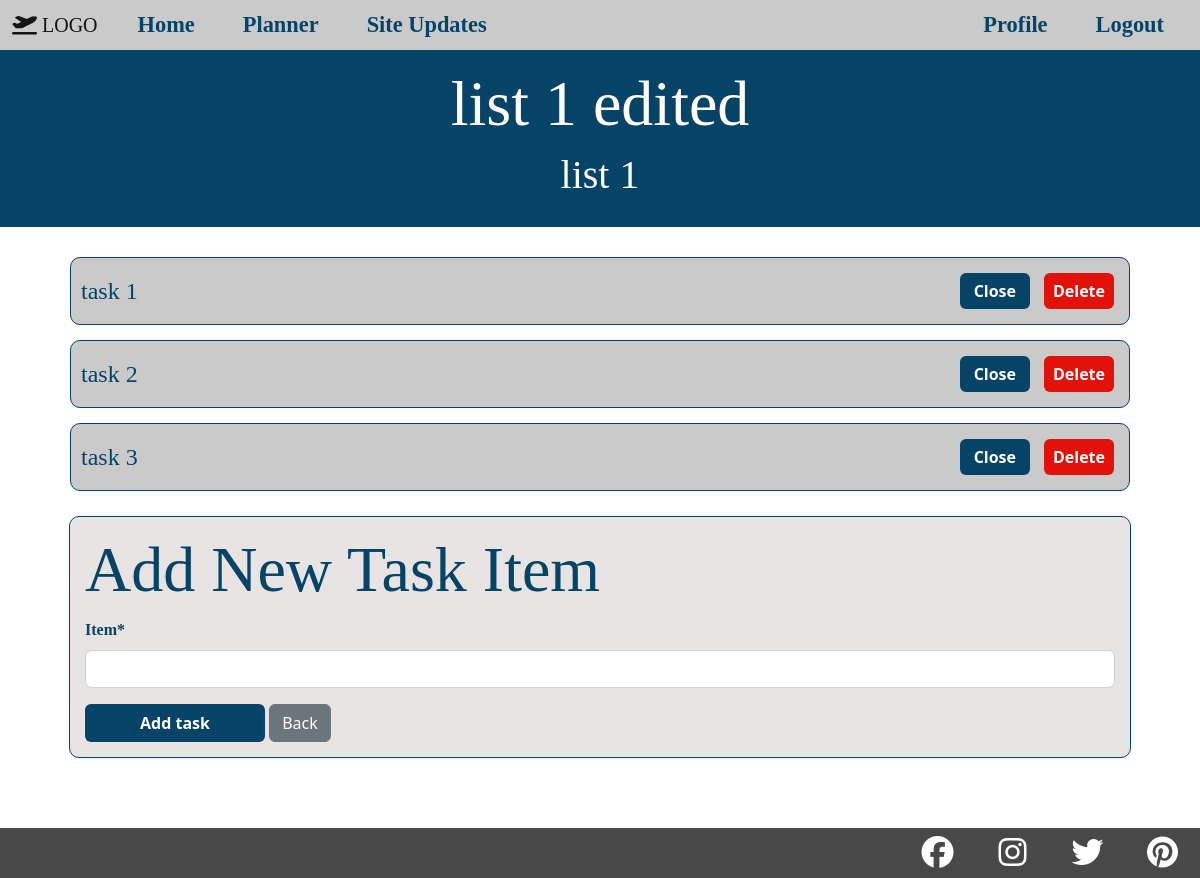
Page /to_do/to_do_items/57 (signed in) on the earlier database version.
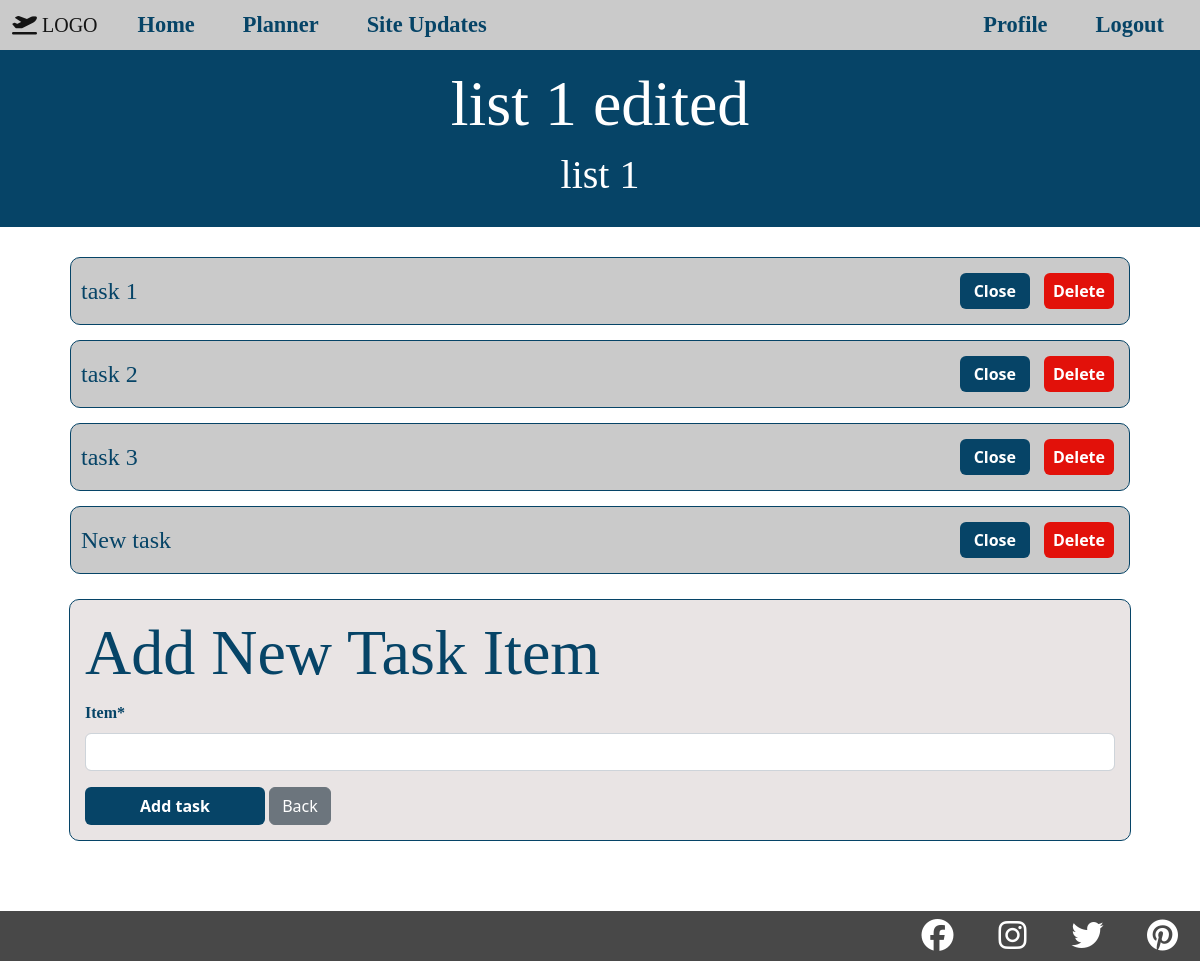
Same page on the later database version.
### to_do_list/models.py (models this page shows, shortened)
class ToDoList(models.Model):
    user = models.ForeignKey(User, on_delete=models.CASCADE)
    country = models.ForeignKey(Country, on_delete=models.CASCADE,
                                related_name="country_to_do")
    title = models.CharField(max_length=200)
    description = models.TextField(null=True, blank=True)
    complete = models.BooleanField(default=False)
    created = models.DateTimeField(auto_now_add=True)

class ToDoItem(models.Model):
    list = models.ForeignKey(ToDoList, on_delete=models.CASCADE)
    item = models.CharField(max_length=200)
    complete = models.BooleanField(default=False)
    created = models.DateTimeField(auto_now_add=True)
    def __str__(self):
        return self.item
    class Meta:
        ordering = ['complete']

### to_do_list/views.py (the view, shortened to what this page needs)
# urls.py: path('to_do_items/<int:pk>', ToDoItemsView.as_view(), name="to-do-items"), #pass ToDoList pk
class ToDoItemsView(LoginRequiredMixin, View):
    login_url = '/login/required'
    redirect_field_name = 'redirect_to'
    template_name = 'to_do_list/to_do_items.html'
    def get(self, request, pk):
        to_do_list = get_object_or_404(ToDoList, pk=pk)
        items = ToDoItem.objects.filter(list=to_do_list)
        add_item_form = ToDoItemForm()
        context = {
            'to_do_list': to_do_list,
            'items': items,
            'add_item_form': add_item_form
            }
        return render(request, self.template_name, context)

### to_do_list/forms.py
class ToDoItemForm(forms.ModelForm):
    class Meta:
        model = ToDoItem
        fields = ['item']

### to_do_list/templates/to_do_list/to_do_items.html (shortened to what this page needs)
{% extends "base.html" %}
{% block content %}
{% load crispy_forms_tags %}
    <div class="to-do-item-header">
        <h1>{{ to_do_list.title }}</h1>
        <h4>{{ to_do_list.description }}</h4>
    </div>
    <div class="tasks-container">
        {% if items %}
            <div class="task-container">
                {% for item in items %}
                        {% if item.complete %}
                        <div class="task-list-row-closed">
                            <div class="task-description"><p><s>{{ item }}</s></p></div>
                            <div class="ms-lg-auto">
                                <a class="to-do-list-buttons to-do-list-edit btn" href="{% url 'complete-item' item.pk %}">Open</a>
                                <a class="to-do-list-buttons to-do-list-delete btn" href="{% url 'delete-item' item.pk %}">Delete</a>
                            </div>
                        </div>
                        {% else %}
                        <div class="task-list-row-open">
                            <div class="task-description"><p>{{ item }}</p></div>
                                <div class="ms-lg-auto">
                                    <a class="to-do-list-buttons to-do-list-edit btn" href="{% url 'complete-item' item.pk %}">Close</a>
                                    <a class="to-do-list-buttons to-do-list-delete btn" href="{% url 'delete-item' item.pk %}">Delete</a>
                                </div>
                        </div>
                        {% endif %}
                {% endfor %}
            </div>
        {% else %}
            <h3 class="text-center">Currently you have no 'Tasks' in your 'To-Do List'!</h3>
        {% endif %}
    </div>
    <div class="to-do-item-form-container">
        <div class="to-do-item-form">
            <h1>Add New Task Item</h1>
            <div class="content-section">
                <form method="POST">
                    <fieldset class="form-group">
                        {{ add_item_form|crispy }}
                    </fieldset>
                    <div class="form-group">
                        <button class="btn" type="submit">Add task</button>
                        <a class="btn btn-secondary" href="{% url 'country' to_do_list.country.pk %}#to_do_list_location">Back</a>
                    </div>
                </form>
            </div>
        </div>
    </div>
{% endblock content %}

### templates/base.html (shortened to what this page needs)
{% load static %}
<!DOCTYPE html>
<html lang="en">
<head>
    <link href="https://cdn.jsdelivr.net/npm/bootstrap@5.2.3/dist/css/bootstrap.min.css" rel="stylesheet">
    <link rel="stylesheet" href="https://cdn.jsdelivr.net/npm/bootstrap-icons@1.10.3/font/bootstrap-icons.css">
    <link rel="stylesheet" href="{% static 'css/main.css' %}">
</head>
<body>
        <section class="navigation">
            <nav class="navbar navbar-expand-lg">
                <div class="container-fluid fixed-top header-grey">
                    <a class="navbar-brand" href="#"><i class="fa-solid fa-plane-departure"></i> LOGO</a>
                    <div class="offcanvas offcanvas-end" data-bs-backdrop="true" tabindex="-1" id="offcanvas" aria-labelledby="offcanvasLabel">
                        <div class="top-box">
                            <div class="offcanvas-body">
                                <div class="navbar-nav mr-auto">
                                    <a class="nav-item nav-link px-lg-4" href="{% url 'travel-home' %}">Home</a>
                                    <a class="nav-item nav-link px-lg-4" href="{% url 'country-map' %}">Planner</a>
                                    <a class="nav-item nav-link px-lg-4" href="{% url 'all-admin-updates' %}">Site Updates</a>
                                </div>
                                <div class="navbar-nav ms-auto">
                                    {% if user.is_authenticated %}
                                    <a class="nav-item nav-link px-lg-4" href="{% url 'profile-page' %}">Profile</a>
                                    <a class="nav-item nav-link px-lg-4" href="{% url 'home-logout' %}">Logout</a>
                                    {% else %}
                                    <a class="nav-item nav-link px-lg-4" href="{% url 'home-login' %}">Login</a>
                                    <a class="nav-item nav-link px-lg-4" href="{% url 'home-register' %}">Register</a>
                                    {% endif %}
                                </div>
                            </div>
                        </div>
                    </div>
                </div>
            </nav>
        </section>
        <main class="main-section">
            {% block content %}
            {% endblock %}
        </main>
        <section id="footer">
            <div class="h-100 d-flex justify-content-end">
                <div class="footer-icons"><a href="https://www.facebook.com/" target="_blank" rel="noopener"
                    aria-label="Visit our Facebook page (opens in a new tab)"><i class="social-icons fa-brands fa-facebook"></i></a></div>
                <div class="footer-icons"><a href="https://www.instagram.com" target="_blank" rel="noopener"
                    aria-label="Visit our Instagram page (opens in a new tab)"><i class="social-icons fa-brands fa-instagram"></i></a></div>
                <div class="footer-icons"><a href="https://www.twitter.com" target="_blank" rel="noopener"
                    aria-label="Visit our Twitter page (opens in a new tab)"><i class="social-icons fa-brands fa-twitter"></i></a></div>
                <div class="footer-icons"><a href="https://www.pinterest.co.uk" target="_blank" rel="noopener"
                    aria-label="Visit our Pinterest page (opens in a new tab)"><i class="social-icons fa-brands fa-pinterest"></i></a></div>
            </div>
        </section>
</body>
</html>

### static/css/main.css (style rules this page uses)
* { padding: 0; margin: 0; box-sizing: border-box; }
h1, h2, h3, h4, h5, h6 { font-family: 'Lora', serif; }
a { font-family: 'Lora', serif; }
p, .comments-txt, .form-label { font-family: 'Merriweather', serif; }
.form-label { font-weight: 700; }
@media (min-width: 768px) { h1 { font-size: 350%; } }
@media (min-width: 768px) { h4 { font-size: 200%; } }
@media (min-width: 768px) { p, .comments-txt { font-size: 140%; } }
@media (min-width: 992px) { h1 { font-size: 400%; } }
@media (min-width: 992px) { h4 { font-size: 250%; } }
@media (min-width: 992px) { p, .comments-txt { font-size: 150%; } }
.offcanvas { background-color: rgb(6, 68, 103); color: rgb(255, 255, 255); z-index: 1500; }
.header-grey { background-color: rgb(202, 202, 202); height: 50px; }
.nav-item { color: rgb(6, 68, 103); font-weight: bold; font-size: 140%; }
.social-icons { font-size: xx-large; }
#footer { position: fixed; height: 50px; background-color: rgb(72, 72, 72); bottom: 0px; left: 0px; right: 0px; margin-bottom: 0px; }
.footer-icons { height: 100%; width: 75px; display: flex; justify-content: center; align-items: center; }
.social-icons { color: white; }
.list-container, .task-container { width: 100%; padding: 10px; }
.to-do-list-buttons { padding: 5px; font-weight: 700; margin: 5px; width: 70px; }
.to-do-list-edit { background-color: rgb(6, 68, 103); color: white; }
.to-do-list-delete { background-color: #e2110a; color: white; }
body { background-color: rgb(6, 68, 103); color: white; }
.to-do-item-header { padding-top: 50px; padding-bottom: 20px; background-color: rgb(6, 68, 103); color: white; text-align: center; }
.tasks-container { width: 90%; margin-top: 20px; margin-left: 5%; }
.task-list-row-open { display: flex; border: 1px solid rgb(6, 68, 103); align-items: center; padding: 10px; border-radius: 10px; margin-bottom: 15px; background-color: rgb(202, 202, 202); }
.task-description { width: 70%; }
.task-list-row-open p { margin-bottom: 0; color: rgb(6, 68, 103); }
.to-do-item-form-container { margin: 0px 10px 120px 10px; display: flex; justify-content: center; align-items: center; color: rgb(6, 68, 103); }
.to-do-item-form { width: 90%; border: 1px solid rgb(6, 68, 103); padding: 15px; border-radius: 10px; background-color: #e9e4e4; }
.to-do-item-form button { width: 180px; background-color: rgb(6, 68, 103); color: white; font-weight: 700; }

### to_do_list/templates/to_do_list/to_do_items.html (style rules this page uses)
body { background-color: white; }

Differences in the rows shown:
added ToDoItem: item "New task"
